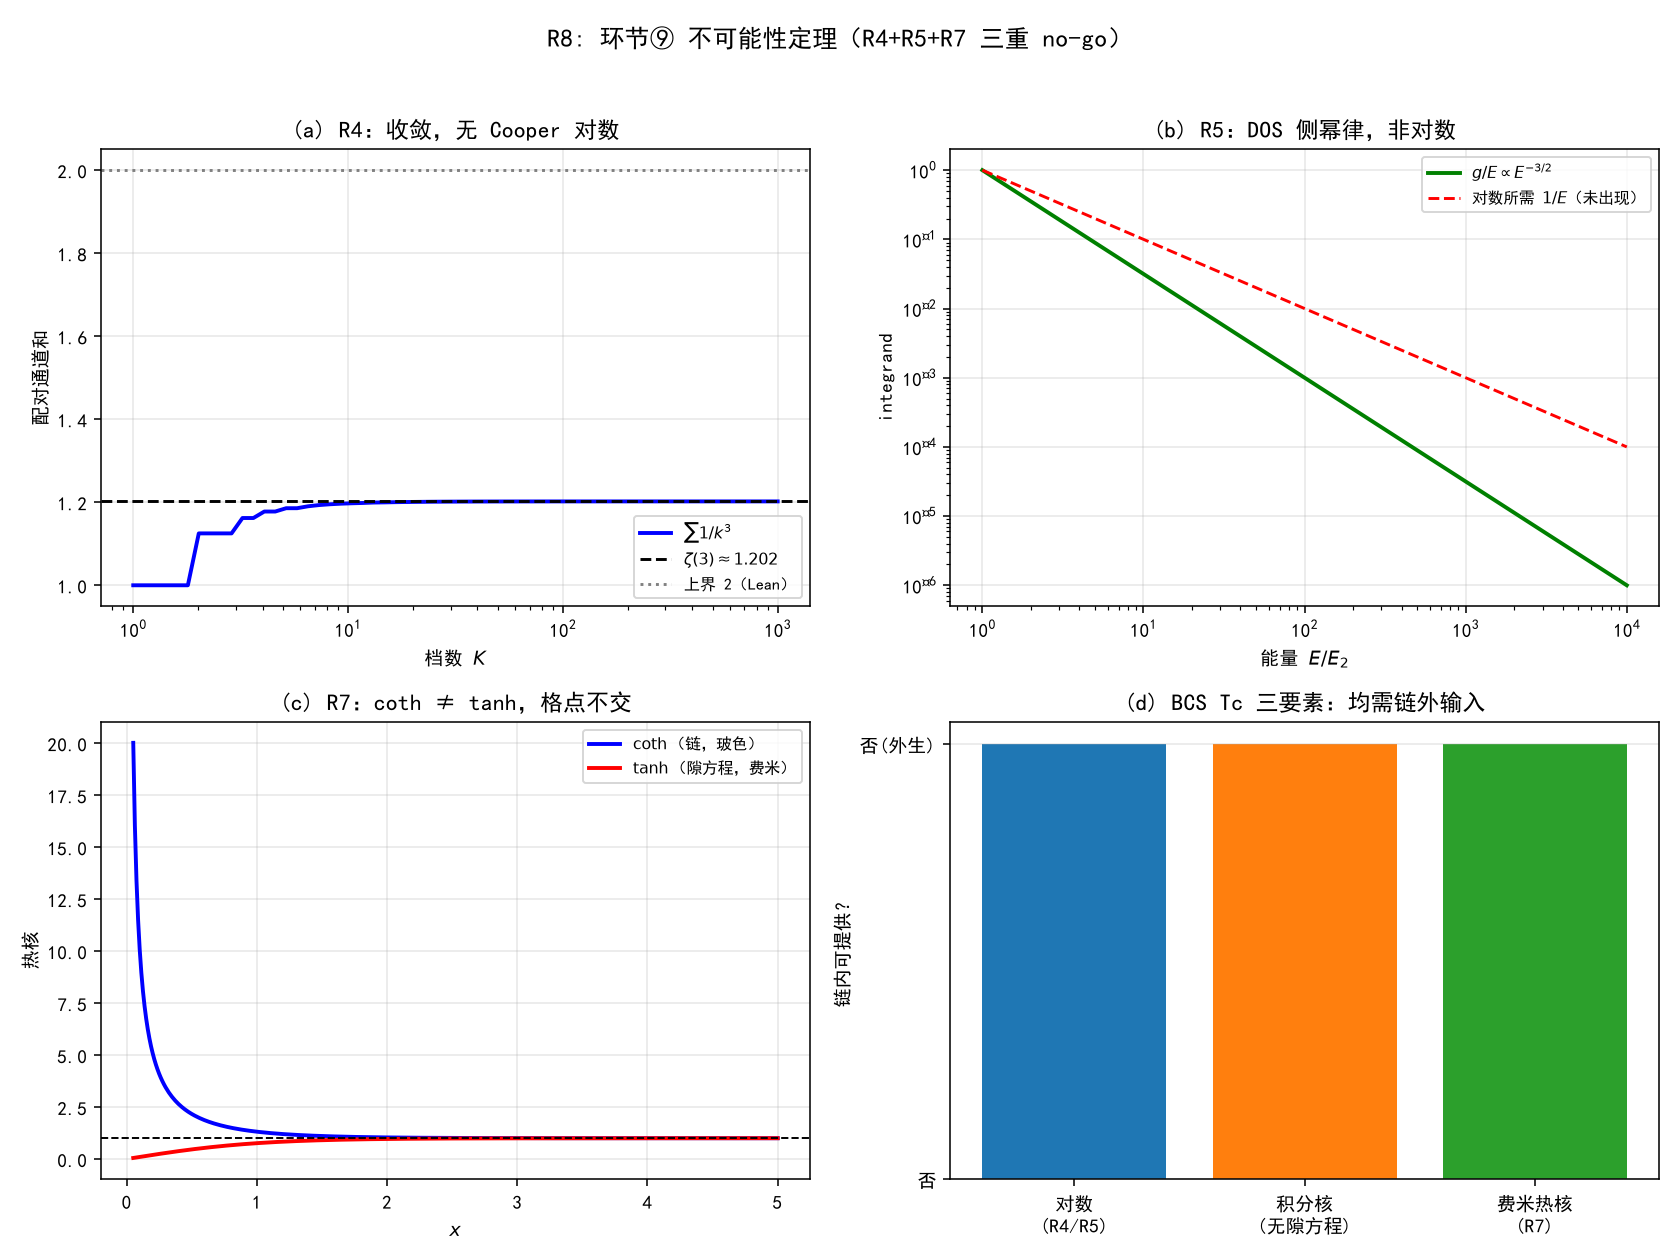

This chart was generated by the following Python code:
# -*- coding: utf-8 -*-
"""
R8: 环节⑨ 三重 no-go 总图（R4 模和收敛 + R5 DOS 幂律 + R7 热核统计类型）。
只检验收敛/斜率/不等式，不拟合。仅用 numpy + matplotlib。
运行：python "10 探索/超导第一性研究/04_计算验证/环节9_三重no-go总图.py"
"""
import csv
import math
import os

import numpy as np
import matplotlib
matplotlib.use("Agg")
import matplotlib.pyplot as plt

plt.rcParams["font.sans-serif"] = ["SimHei", "Microsoft YaHei"]
plt.rcParams["axes.unicode_minus"] = False

HERE = os.path.dirname(os.path.abspath(__file__))
ZETA3 = 1.2020569031595943


def assertions():
    out = {}
    K = np.arange(1, 100001)
    S = np.cumsum(1.0 / K**3)
    out["pairing_sum_limit"] = float(S[-1])
    out["pairing_sum_vs_zeta3_relerr"] = float(abs(S[-1] - ZETA3) / ZETA3)
    out["pairing_sum_below_2"] = bool(np.all(S <= 2.0))

    E = np.logspace(0, 4, 200)
    slope_dos = np.polyfit(np.log(E), np.log(1 / E**1.5), 1)[0]
    out["integrand_slope"] = float(slope_dos)
    out["integrand_is_powerlaw_not_log"] = bool(abs(slope_dos + 1.5) < 1e-9)

    x = np.linspace(0.05, 5, 1000)
    out["coth_minus_tanh_min"] = float(np.min(1 / np.tanh(x) - np.tanh(x)))
    out["thermal_no_identity"] = bool(out["coth_minus_tanh_min"] > 0)
    return out


def plots(a):
    fig, axes = plt.subplots(2, 2, figsize=(12, 9))

    # (a) R4 配对模和收敛
    ax = axes[0, 0]
    K = np.logspace(0, 5, 400)
    S = np.array([sum(1.0 / k**3 for k in range(1, int(k) + 1)) for k in np.geomspace(1, 1000, 60)])
    Kp = np.geomspace(1, 1000, 60)
    ax.semilogx(Kp, S, "b-", lw=2, label=r"$\sum 1/k^3$")
    ax.axhline(ZETA3, color="k", ls="--", lw=1.5, label=r"$\zeta(3)\approx1.202$")
    ax.axhline(2, color="gray", ls=":", lw=1.5, label=r"上界 2（Lean）")
    ax.set_xlabel(r"档数 $K$")
    ax.set_ylabel("配对通道和")
    ax.set_title("(a) R4：收敛，无 Cooper 对数")
    ax.legend(fontsize=8)
    ax.grid(alpha=0.3)

    # (b) R5 DOS integrand 幂律
    ax = axes[0, 1]
    E = np.logspace(0, 4, 300)
    ax.loglog(E, 1 / E**1.5, "g-", lw=2, label=r"$g/E\propto E^{-3/2}$")
    ax.loglog(E, 1 / E, "r--", lw=1.5, label=r"对数所需 $1/E$（未出现）")
    ax.set_xlabel(r"能量 $E/E_2$")
    ax.set_ylabel("integrand")
    ax.set_title("(b) R5：DOS 侧幂律，非对数")
    ax.legend(fontsize=8)
    ax.grid(alpha=0.3)

    # (c) R7 热核统计类型
    ax = axes[1, 0]
    x = np.linspace(0.05, 5, 400)
    ax.plot(x, 1 / np.tanh(x), "b-", lw=2, label=r"$\coth$（链，玻色）")
    ax.plot(x, np.tanh(x), "r-", lw=2, label=r"$\tanh$（隙方程，费米）")
    ax.axhline(1, color="k", ls="--", lw=1)
    ax.set_xlabel(r"$x$")
    ax.set_ylabel("热核")
    ax.set_title("(c) R7：coth ≠ tanh，格点不交")
    ax.legend(fontsize=8)
    ax.grid(alpha=0.3)

    # (d) 三要素 → 全部外生（示意）
    ax = axes[1, 1]
    labels = ["对数\n(R4/R5)", "积分核\n(无隙方程)", "费米热核\n(R7)"]
    vals = [1, 1, 1]
    ax.bar(labels, vals, color=["tab:blue", "tab:orange", "tab:green"])
    ax.set_ylabel("链内可提供？")
    ax.set_yticks([0, 1])
    ax.set_yticklabels(["否", "否(外生)"])
    ax.set_title("(d) BCS Tc 三要素：均需链外输入")
    ax.grid(alpha=0.3, axis="y")

    fig.suptitle("R8: 环节⑨ 不可能性定理（R4+R5+R7 三重 no-go）", fontsize=13)
    fig.tight_layout(rect=[0, 0, 1, 0.96])
    png = os.path.join(HERE, "环节9_三重no-go总图.png")
    fig.savefig(png, dpi=140)
    plt.close(fig)
    return png


if __name__ == "__main__":
    a = assertions()
    print("=== R8 数值断言 ===")
    for k, v in a.items():
        print(f"{k:32s} = {v}")
    p = plots(a)
    path = os.path.join(HERE, "环节9_三重no-go总图_断言.csv")
    with open(path, "w", newline="", encoding="utf-8-sig") as f:
        w = csv.writer(f)
        w.writerow(["assertion", "value"])
        for k, v in a.items():
            w.writerow([k, v])
    print(f"\n图像: {p}\n断言表: {path}")
